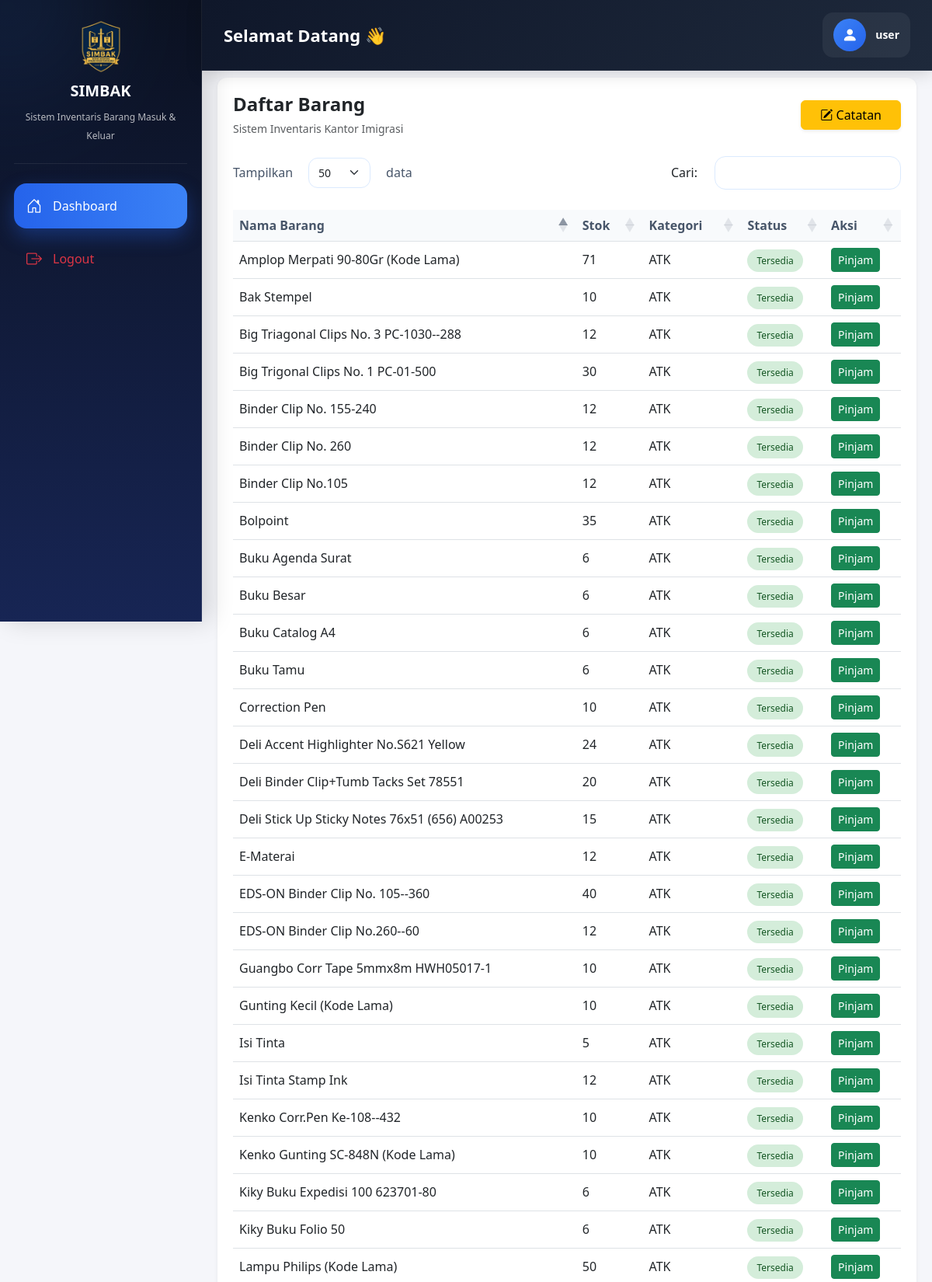
The page /user/dashboard.php (signed in, upper part) on the database its author committed.
### tables this page shows
CREATE TABLE `barang` (
  `id` int(11) NOT NULL,
  `nama_barang` varchar(100) DEFAULT NULL,
  `jumlah` int(11) DEFAULT NULL,
  `lokasi` varchar(100) DEFAULT NULL,
  `kondisi` varchar(50) DEFAULT NULL,
  `kode_barang` varchar(50) DEFAULT NULL,
  `status` varchar(50) DEFAULT NULL,
  `kategori` varchar(50) DEFAULT NULL
);

### user/dashboard.php (the view, shortened to what this page needs)
<?php
include '../config/koneksi.php';
?>
<!DOCTYPE html>
<html>
<head>
    <link href="https://cdn.jsdelivr.net/npm/bootstrap@5.3.0/dist/css/bootstrap.min.css" rel="stylesheet">
    <link href="https://cdn.jsdelivr.net/npm/bootstrap-icons/font/bootstrap-icons.css" rel="stylesheet">
    <link rel="stylesheet" href="https://cdn.datatables.net/1.13.6/css/dataTables.bootstrap5.min.css">
</head>
<body>
    <div class="navbar-custom">
    <div class="navbar-left">
        <h5>Selamat Datang 👋</h5>
    </div>
    <div class="navbar-right">
        <div class="profile-box">
            <div class="profile-avatar">
                <i class="bi bi-person-fill"></i>
            </div>
            <div class="profile-info">
                <b><?= $_SESSION['username']; ?></b><br>
            </div>
        </div>
    </div>
</div>
    <div class="wrapper" style="min-height:100vh; display:flex;">
        <div class="sidebar d-flex flex-column">
            <div class="logo">
                <img src="polos.png">
                <h5>SIMBAK</h5>
                <small>Sistem Inventaris Barang Masuk & Keluar</small>
            </div>
            <a href="dashboard.php" class="active">
                <i class="bi bi-house-door"></i> Dashboard
            </a>
            <a href="../auth/logout.php" class="text-danger">
                <i class="bi bi-box-arrow-right"></i> Logout
            </a>
        </div>
        <div class="content">
            <div class="main">
                <div class="card-box shadow-sm border-0">
<div class="d-flex justify-content-between align-items-center mb-4 flex-wrap gap-3">
    <div>
        <h4 class="fw-bold mb-1">
            Daftar Barang
        </h4>
        <small class="text-muted">
            Sistem Inventaris Kantor Imigrasi
        </small>
    </div>
    <button
        class="btn btn-warning px-4 shadow-sm"
        data-bs-toggle="modal"
        data-bs-target="#modalCatatan"
    >
        <i class="bi bi-pencil-square"></i>
        Catatan
    </button>
</div>
                    <div class="table-responsive">
                        <table id="tableBarang" class="table table-hover align-middle">
                            <thead>
                                <tr>
                                    <th>Nama Barang</th>
                                    <th>Stok</th>
                                    <th>Kategori</th>
                                    <th>Status</th>
                                    <th>Aksi</th>
                                </tr>
                            </thead>
                            <tbody>
                                <?php
                            $data = mysqli_query($conn, "SELECT * FROM barang");
                            while($d = mysqli_fetch_assoc($data)){
                            ?>
                                <tr>
                                    <td><?= $d['nama_barang']; ?></td>
                                    <td><?= $d['jumlah']; ?></td>
                                    <td><?= $d['kategori']; ?></td>
                                    <td>
                                        <?php if($d['jumlah'] > 0){ ?>
                                        <span class="badge-status status-ada">Tersedia</span>
                                        <?php } else { ?>
                                        <span class="badge-status status-habis">Habis</span>
                                        <?php } ?>
                                    </td>
                                    <td>
                                        <?php if($d['jumlah'] > 0){ ?>
                                        <button class="btn btn-success btn-sm" data-bs-toggle="modal"
                                            data-bs-target="#pinjam<?= $d['id']; ?>">
                                            Pinjam
                                        </button>
                                        <?php } else { ?>
                                        <button class="btn btn-secondary btn-sm" disabled>Habis</button>
                                        <?php } ?>
                                    </td>
                                </tr>
                                <?php } ?>
                            </tbody>
                        </table>
                    </div>
                </div>
            </div>
        </div>
    </div>
</body>
</html>

### user/dashboard.php (style rules this page uses)
body { background: #f5f6fa; overflow-x: hidden; }
.navbar-custom { position: fixed; top: 0; left: 260px; width: calc(100% - 260px); z-index: 1000; background: linear-gradient(135deg, #0f172a, #1e293b); backdrop-filter: blur(10px); padding: 16px 28px; display: flex; justify-content: space-between; align-items: center; border-bottom: 1px solid rgba(255,255,255,0.08); box-shadow: 0 4px 20px rgba(0,0,0,0.15); }
.navbar-left h5 { margin:0; font-size:22px; font-weight:700; color:white; }
.navbar-right { display:flex; align-items:center; gap:20px; }
.profile-box { display:flex; align-items:center; gap:12px; background: rgba(255,255,255,0.06); padding:8px 14px; border-radius:14px; }
.profile-avatar { width:42px; height:42px; border-radius:50%; background: linear-gradient(135deg,#3b82f6,#2563eb); display:flex; align-items:center; justify-content:center; font-size:20px; color:white; }
.profile-info { line-height:1.2; }
.profile-info b { color:white; font-size:14px; }
.card-box { border-radius: 12px; background: #fff; padding: 20px; box-shadow: 0 4px 10px rgba(0, 0, 0, 0.05); }
.badge-status { padding: 6px 12px; border-radius: 20px; font-size: 12px; }
.status-ada { background: #d4edda; color: #155724; }
.sidebar { width: 260px; min-height: 100vh; background: linear-gradient(180deg, #0f172a, #1e3a8a); color: white; padding: 20px 15px; }
.sidebar .logo { text-align:center; padding-bottom:25px; margin-bottom:25px; border-bottom: 1px solid rgba(255,255,255,0.08); }
.sidebar .logo img { width: 70px; }
.sidebar .logo h5 { margin-top: 10px; font-weight: bold; }
.sidebar .logo small { font-size: 12px; opacity: 0.7; }
.sidebar a { display:flex; align-items:center; gap:14px; padding:14px 16px; border-radius:16px; color:#cbd5e1; text-decoration:none; margin-bottom:10px; transition:0.3s; font-weight:500; position:relative; overflow:hidden; }
.sidebar a.active { background: linear-gradient( 90deg, #2563eb, #3b82f6 ); color:white; box-shadow: 0 10px 25px rgba(37,99,235,0.35); }
.sidebar i { font-size:20px; }
.sidebar { width:260px; height:100vh; position:fixed; top:0; left:0; overflow-y:auto; background: linear-gradient( 180deg, #0b1120 0%, #172554 100% ); padding:25px 18px; border-right:1px solid rgba(255,255,255,0.08); box-shadow: 10px 0 30px rgba(0,0,0,0.15); z-index:999; }
.sidebar::before { content:''; position:absolute; top:-100px; left:-100px; width:220px; height:220px; background:#3b82f6; opacity:0.15; filter:blur(80px); border-radius:50%; }
.content { margin-left: 260px; padding: 20px; margin-top: 80px; display: flex; flex-direction: column; min-height: 100vh; }
.main { width: 100%; margin: 0; }
.main { flex: 1; width: 100%; }
html, body { height: 100%; }
.wrapper { min-height: 100%; display: flex; }
.content { flex: 1; display: flex; flex-direction: column; }
.card-box { width: 100%; }
table.dataTable thead th { background:#f8fafc; color:#475569; font-weight:600; }
.table td, .table th { vertical-align:middle; }
table.dataTable { border-collapse:separate !important; border-spacing:0; }

### rows shown on the page
barang: nama_barang "Amplop Merpati 90-80Gr (Kode Lama)", jumlah "71", kategori "ATK", shows "Tersedia"
barang: nama_barang "Gunting Kecil (Kode Lama)", jumlah "10", kategori "ATK", shows "Tersedia"
barang: nama_barang "Lampu Philips (Kode Lama)", jumlah "50", kategori "ATK", shows "Tersedia"
barang: nama_barang "Kenko Gunting SC-848N (Kode Lama)", jumlah "10", kategori "ATK", shows "Tersedia"
barang: nama_barang "Bolpoint", jumlah "35", kategori "ATK", shows "Tersedia"
barang: nama_barang "E-Materai", jumlah "12", kategori "ATK", shows "Tersedia"
barang: nama_barang "Deli Accent Highlighter No.S621 Yellow", jumlah "24", kategori "ATK", shows "Tersedia"
barang: nama_barang "Isi Tinta", jumlah "5", kategori "ATK", shows "Tersedia"
barang: nama_barang "Bak Stempel", jumlah "10", kategori "ATK", shows "Tersedia"
barang: nama_barang "Isi Tinta Stamp Ink", jumlah "12", kategori "ATK", shows "Tersedia"
barang: nama_barang "Deli Stick Up Sticky Notes 76x51 (656) A00253", jumlah "15", kategori "ATK", shows "Tersedia"
barang: nama_barang "Binder Clip No.105", jumlah "12", kategori "ATK", shows "Tersedia"
barang: nama_barang "Binder Clip No. 155-240", jumlah "12", kategori "ATK", shows "Tersedia"
barang: nama_barang "Binder Clip No. 260", jumlah "12", kategori "ATK", shows "Tersedia"
barang: nama_barang "Big Triagonal Clips No. 3 PC-1030--288", jumlah "12", kategori "ATK", shows "Tersedia"
barang: nama_barang "EDS-ON Binder Clip No. 105--360", jumlah "40", kategori "ATK", shows "Tersedia"
barang: nama_barang "Big Trigonal Clips No. 1 PC-01-500", jumlah "30", kategori "ATK", shows "Tersedia"
barang: nama_barang "Deli Binder Clip+Tumb Tacks Set 78551", jumlah "20", kategori "ATK", shows "Tersedia"
barang: nama_barang "EDS-ON Binder Clip No.260--60", jumlah "12", kategori "ATK", shows "Tersedia"
barang: nama_barang "Correction Pen", jumlah "10", kategori "ATK", shows "Tersedia"
barang: nama_barang "Guangbo Corr Tape 5mmx8m HWH05017-1", jumlah "10", kategori "ATK", shows "Tersedia"
barang: nama_barang "Kenko Corr.Pen Ke-108--432", jumlah "10", kategori "ATK", shows "Tersedia"
barang: nama_barang "Buku Besar", jumlah "6", kategori "ATK", shows "Tersedia"
barang: nama_barang "Buku Agenda Surat", jumlah "6", kategori "ATK", shows "Tersedia"
barang: nama_barang "Buku Catalog A4", jumlah "6", kategori "ATK", shows "Tersedia"
barang: nama_barang "Buku Tamu", jumlah "6", kategori "ATK", shows "Tersedia"
barang: nama_barang "Kiky Buku Expedisi 100 623701-80", jumlah "6", kategori "ATK", shows "Tersedia"
barang: nama_barang "Kiky Buku Folio 50", jumlah "6", kategori "ATK", shows "Tersedia"

### other values the page prints
$_SESSION['username'] "user"
